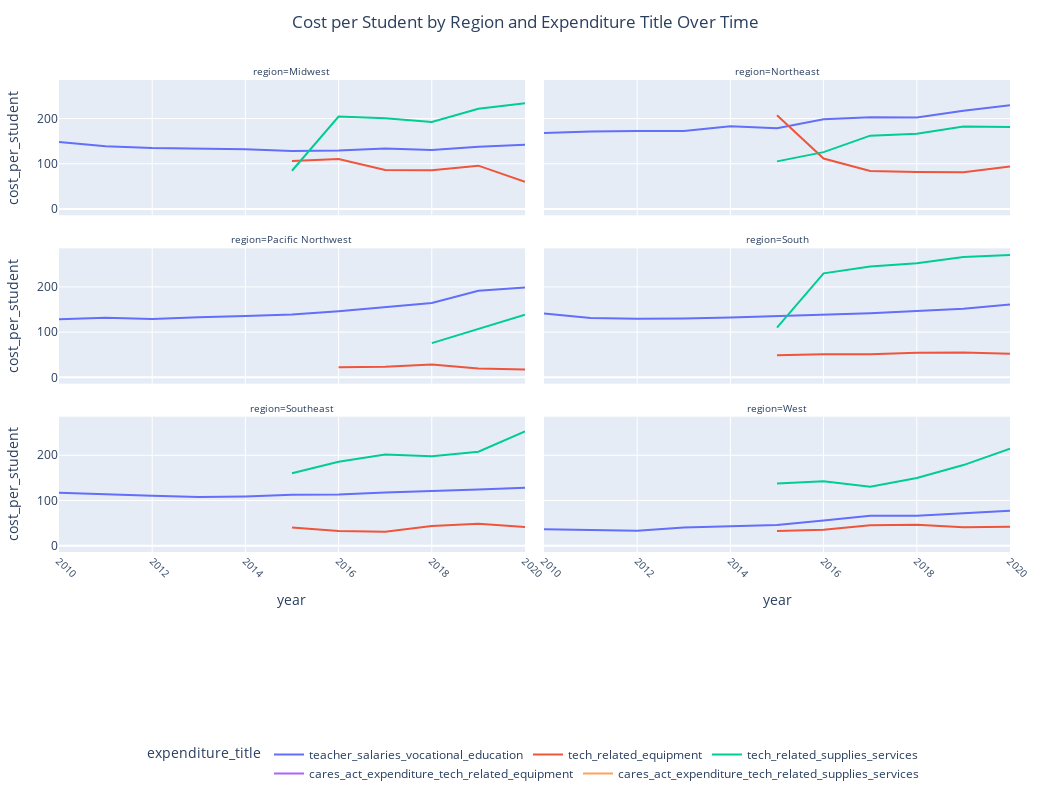

The cell this chart's notebook holds for it:
### Code cell
regional_cost_per_student_line_grid = make_line_plot_grid(
    regional_aggregations_w_exp_title,
    x='year',
    y='cost_per_student',
    color='expenditure_title',
    facet_col='region',
    facet_col_wrap=2,
    title='Cost per Student by Region and Expenditure Title Over Time'
)
regional_cost_per_student_line_grid.show()

### Figure 1 — Plotly figure (JSON) as saved in the notebook; plotly's stock layout.template omitted (floating-point values rounded to 4 significant figures)
{"data": [{"hovertemplate": "expenditure_title=teacher_salaries_vocational_education<br>region=Midwest<br>year=%{x}<br>cost_per_student=%{y}<extra></extra>", "legendgroup": "teacher_salaries_vocational_education", "line": {"color": "#636efa", "dash": "solid"}, "marker": {"symbol": "circle"}, "mode": "lines", "name": "teacher_salaries_vocational_education", "orientation": "v", "showlegend": true, "type": "scatter", "x": [2010, 2011, 2012, 2013, 2014, 2015, 2016, 2017, 2018, 2019, 2020], "xaxis": "x5", "y": [148.4, 138.9, 134.7, 133.7, 131.8, 128.2, 129.2, 133.6, 130.7, 137.6, 141.9], "yaxis": "y5"}, {"hovertemplate": "expenditure_title=teacher_salaries_vocational_education<br>region=Northeast<br>year=%{x}<br>cost_per_student=%{y}<extra></extra>", "legendgroup": "teacher_salaries_vocational_education", "line": {"color": "#636efa", "dash": "solid"}, "marker": {"symbol": "circle"}, "mode": "lines", "name": "teacher_salaries_vocational_education", "orientation": "v", "showlegend": false, "type": "scatter", "x": [2010, 2011, 2012, 2013, 2014, 2015, 2016, 2017, 2018, 2019, 2020], "xaxis": "x6", "y": [168.3, 171.5, 172.7, 172.4, 183.1, 178.7, 198.4, 202.8, 202.6, 217.4, 229.7], "yaxis": "y6"}, {"hovertemplate": "expenditure_title=teacher_salaries_vocational_education<br>region=Pacific Northwest<br>year=%{x}<br>cost_per_student=%{y}<extra></extra>", "legendgroup": "teacher_salaries_vocational_education", "line": {"color": "#636efa", "dash": "solid"}, "marker": {"symbol": "circle"}, "mode": "lines", "name": "teacher_salaries_vocational_education", "orientation": "v", "showlegend": false, "type": "scatter", "x": [2010, 2011, 2012, 2013, 2014, 2015, 2016, 2017, 2018, 2019, 2020], "xaxis": "x3", "y": [128.4, 131.9, 128.8, 133.1, 135.7, 138.8, 146.3, 155.2, 164.6, 191.3, 199.0], "yaxis": "y3"}, {"hovertemplate": "expenditure_title=teacher_salaries_vocational_education<br>region=South<br>year=%{x}<br>cost_per_student=%{y}<extra></extra>", "legendgroup": "teacher_salaries_vocational_education", "line": {"color": "#636efa", "dash": "solid"}, "marker": {"symbol": "circle"}, "mode": "lines", "name": "teacher_salaries_vocational_education", "orientation": "v", "showlegend": false, "type": "scatter", "x": [2010, 2011, 2012, 2013, 2014, 2015, 2016, 2017, 2018, 2019, 2020], "xaxis": "x4", "y": [141.4, 131.4, 129.7, 130.0, 132.3, 135.6, 139.1, 141.5, 146.7, 151.6, 160.8], "yaxis": "y4"}, {"hovertemplate": "expenditure_title=teacher_salaries_vocational_education<br>region=Southeast<br>year=%{x}<br>cost_per_student=%{y}<extra></extra>", "legendgroup": "teacher_salaries_vocational_education", "line": {"color": "#636efa", "dash": "solid"}, "marker": {"symbol": "circle"}, "mode": "lines", "name": "teacher_salaries_vocational_education", "orientation": "v", "showlegend": false, "type": "scatter", "x": [2010, 2011, 2012, 2013, 2014, 2015, 2016, 2017, 2018, 2019, 2020], "xaxis": "x", "y": [116.9, 112.9, 110.2, 107.4, 108.9, 112.4, 112.9, 117.8, 120.2, 124.0, 128.2], "yaxis": "y"}, {"hovertemplate": "expenditure_title=teacher_salaries_vocational_education<br>region=West<br>year=%{x}<br>cost_per_student=%{y}<extra></extra>", "legendgroup": "teacher_salaries_vocational_education", "line": {"color": "#636efa", "dash": "solid"}, "marker": {"symbol": "circle"}, "mode": "lines", "name": "teacher_salaries_vocational_education", "orientation": "v", "showlegend": false, "type": "scatter", "x": [2010, 2011, 2012, 2013, 2014, 2015, 2016, 2017, 2018, 2019, 2020], "xaxis": "x2", "y": [36.46, 34.38, 33.14, 40.18, 43.61, 45.72, 55.92, 65.99, 66.11, 71.42, 76.95], "yaxis": "y2"}, {"hovertemplate": "expenditure_title=tech_related_equipment<br>region=Midwest<br>year=%{x}<br>cost_per_student=%{y}<extra></extra>", "legendgroup": "tech_related_equipment", "line": {"color": "#EF553B", "dash": "solid"}, "marker": {"symbol": "circle"}, "mode": "lines", "name": "tech_related_equipment", "orientation": "v", "showlegend": true, "type": "scatter", "x": [2015, 2016, 2017, 2018, 2019, 2020], "xaxis": "x5", "y": [106.3, 110.6, 86.41, 85.86, 95.8, 60.25], "yaxis": "y5"}, {"hovertemplate": "expenditure_title=tech_related_equipment<br>region=Northeast<br>year=%{x}<br>cost_per_student=%{y}<extra></extra>", "legendgroup": "tech_related_equipment", "line": {"color": "#EF553B", "dash": "solid"}, "marker": {"symbol": "circle"}, "mode": "lines", "name": "tech_related_equipment", "orientation": "v", "showlegend": false, "type": "scatter", "x": [2015, 2016, 2017, 2018, 2019, 2020], "xaxis": "x6", "y": [207.4, 111.4, 84.1, 81.79, 81.49, 93.76], "yaxis": "y6"}, {"hovertemplate": "expenditure_title=tech_related_equipment<br>region=Pacific Northwest<br>year=%{x}<br>cost_per_student=%{y}<extra></extra>", "legendgroup": "tech_related_equipment", "line": {"color": "#EF553B", "dash": "solid"}, "marker": {"symbol": "circle"}, "mode": "lines", "name": "tech_related_equipment", "orientation": "v", "showlegend": false, "type": "scatter", "x": [2016, 2017, 2018, 2019, 2020], "xaxis": "x3", "y": [22.4, 23.11, 28.27, 19.3, 17.23], "yaxis": "y3"}, {"hovertemplate": "expenditure_title=tech_related_equipment<br>region=South<br>year=%{x}<br>cost_per_student=%{y}<extra></extra>", "legendgroup": "tech_related_equipment", "line": {"color": "#EF553B", "dash": "solid"}, "marker": {"symbol": "circle"}, "mode": "lines", "name": "tech_related_equipment", "orientation": "v", "showlegend": false, "type": "scatter", "x": [2015, 2016, 2017, 2018, 2019, 2020], "xaxis": "x4", "y": [49.05, 51.14, 51.23, 54.49, 55.02, 52.05], "yaxis": "y4"}, {"hovertemplate": "expenditure_title=tech_related_equipment<br>region=Southeast<br>year=%{x}<br>cost_per_student=%{y}<extra></extra>", "legendgroup": "tech_related_equipment", "line": {"color": "#EF553B", "dash": "solid"}, "marker": {"symbol": "circle"}, "mode": "lines", "name": "tech_related_equipment", "orientation": "v", "showlegend": false, "type": "scatter", "x": [2015, 2016, 2017, 2018, 2019, 2020], "xaxis": "x", "y": [40.41, 32.43, 31.04, 43.48, 48.55, 41.14], "yaxis": "y"}, {"hovertemplate": "expenditure_title=tech_related_equipment<br>region=West<br>year=%{x}<br>cost_per_student=%{y}<extra></extra>", "legendgroup": "tech_related_equipment", "line": {"color": "#EF553B", "dash": "solid"}, "marker": {"symbol": "circle"}, "mode": "lines", "name": "tech_related_equipment", "orientation": "v", "showlegend": false, "type": "scatter", "x": [2015, 2016, 2017, 2018, 2019, 2020], "xaxis": "x2", "y": [32.51, 35.34, 45.15, 46.52, 40.72, 41.92], "yaxis": "y2"}, {"hovertemplate": "expenditure_title=tech_related_supplies_services<br>region=Midwest<br>year=%{x}<br>cost_per_student=%{y}<extra></extra>", "legendgroup": "tech_related_supplies_services", "line": {"color": "#00cc96", "dash": "solid"}, "marker": {"symbol": "circle"}, "mode": "lines", "name": "tech_related_supplies_services", "orientation": "v", "showlegend": true, "type": "scatter", "x": [2015, 2016, 2017, 2018, 2019, 2020], "xaxis": "x5", "y": [84.56, 204.5, 200.7, 192.4, 221.8, 234.1], "yaxis": "y5"}, {"hovertemplate": "expenditure_title=tech_related_supplies_services<br>region=Northeast<br>year=%{x}<br>cost_per_student=%{y}<extra></extra>", "legendgroup": "tech_related_supplies_services", "line": {"color": "#00cc96", "dash": "solid"}, "marker": {"symbol": "circle"}, "mode": "lines", "name": "tech_related_supplies_services", "orientation": "v", "showlegend": false, "type": "scatter", "x": [2015, 2016, 2017, 2018, 2019, 2020], "xaxis": "x6", "y": [105.3, 125.7, 162.2, 166.3, 182.7, 181.4], "yaxis": "y6"}, {"hovertemplate": "expenditure_title=tech_related_supplies_services<br>region=Pacific Northwest<br>year=%{x}<br>cost_per_student=%{y}<extra></extra>", "legendgroup": "tech_related_supplies_services", "line": {"color": "#00cc96", "dash": "solid"}, "marker": {"symbol": "circle"}, "mode": "lines", "name": "tech_related_supplies_services", "orientation": "v", "showlegend": false, "type": "scatter", "x": [2018, 2020], "xaxis": "x3", "y": [75.6, 138.3], "yaxis": "y3"}, {"hovertemplate": "expenditure_title=tech_related_supplies_services<br>region=South<br>year=%{x}<br>cost_per_student=%{y}<extra></extra>", "legendgroup": "tech_related_supplies_services", "line": {"color": "#00cc96", "dash": "solid"}, "marker": {"symbol": "circle"}, "mode": "lines", "name": "tech_related_supplies_services", "orientation": "v", "showlegend": false, "type": "scatter", "x": [2015, 2016, 2017, 2018, 2019, 2020], "xaxis": "x4", "y": [109.9, 230.0, 245.0, 252.2, 265.9, 270.3], "yaxis": "y4"}, {"hovertemplate": "expenditure_title=tech_related_supplies_services<br>region=Southeast<br>year=%{x}<br>cost_per_student=%{y}<extra></extra>", "legendgroup": "tech_related_supplies_services", "line": {"color": "#00cc96", "dash": "solid"}, "marker": {"symbol": "circle"}, "mode": "lines", "name": "tech_related_supplies_services", "orientation": "v", "showlegend": false, "type": "scatter", "x": [2015, 2016, 2017, 2018, 2019, 2020], "xaxis": "x", "y": [160.0, 185.5, 201.4, 198.0, 207.8, 252.9], "yaxis": "y"}, {"hovertemplate": "expenditure_title=tech_related_supplies_services<br>region=West<br>year=%{x}<br>cost_per_student=%{y}<extra></extra>", "legendgroup": "tech_related_supplies_services", "line": {"color": "#00cc96", "dash": "solid"}, "marker": {"symbol": "circle"}, "mode": "lines", "name": "tech_related_supplies_services", "orientation": "v", "showlegend": false, "type": "scatter", "x": [2015, 2016, 2017, 2018, 2019, 2020], "xaxis": "x2", "y": [137.6, 142.6, 130.4, 149.6, 178.3, 214.5], "yaxis": "y2"}, {"hovertemplate": "expenditure_title=cares_act_expenditure_tech_related_equipment<br>region=Midwest<br>year=%{x}<br>cost_per_student=%{y}<extra></extra>", "legendgroup": "cares_act_expenditure_tech_related_equipment", "line": {"color": "#ab63fa", "dash": "solid"}, "marker": {"symbol": "circle"}, "mode": "lines", "name": "cares_act_expenditure_tech_related_equipment", "orientation": "v", "showlegend": true, "type": "scatter", "x": [2020], "xaxis": "x5", "y": [1.98], "yaxis": "y5"}, {"hovertemplate": "expenditure_title=cares_act_expenditure_tech_related_equipment<br>region=Northeast<br>year=%{x}<br>cost_per_student=%{y}<extra></extra>", "legendgroup": "cares_act_expenditure_tech_related_equipment", "line": {"color": "#ab63fa", "dash": "solid"}, "marker": {"symbol": "circle"}, "mode": "lines", "name": "cares_act_expenditure_tech_related_equipment", "orientation": "v", "showlegend": false, "type": "scatter", "x": [2020], "xaxis": "x6", "y": [2.846], "yaxis": "y6"}, {"hovertemplate": "expenditure_title=cares_act_expenditure_tech_related_equipment<br>region=Pacific Northwest<br>year=%{x}<br>cost_per_student=%{y}<extra></extra>", "legendgroup": "cares_act_expenditure_tech_related_equipment", "line": {"color": "#ab63fa", "dash": "solid"}, "marker": {"symbol": "circle"}, "mode": "lines", "name": "cares_act_expenditure_tech_related_equipment", "orientation": "v", "showlegend": false, "type": "scatter", "x": [2020], "xaxis": "x3", "y": [0.9417], "yaxis": "y3"}, {"hovertemplate": "expenditure_title=cares_act_expenditure_tech_related_equipment<br>region=South<br>year=%{x}<br>cost_per_student=%{y}<extra></extra>", "legendgroup": "cares_act_expenditure_tech_related_equipment", "line": {"color": "#ab63fa", "dash": "solid"}, "marker": {"symbol": "circle"}, "mode": "lines", "name": "cares_act_expenditure_tech_related_equipment", "orientation": "v", "showlegend": false, "type": "scatter", "x": [2020], "xaxis": "x4", "y": [2.405], "yaxis": "y4"}, {"hovertemplate": "expenditure_title=cares_act_expenditure_tech_related_equipment<br>region=West<br>year=%{x}<br>cost_per_student=%{y}<extra></extra>", "legendgroup": "cares_act_expenditure_tech_related_equipment", "line": {"color": "#ab63fa", "dash": "solid"}, "marker": {"symbol": "circle"}, "mode": "lines", "name": "cares_act_expenditure_tech_related_equipment", "orientation": "v", "showlegend": false, "type": "scatter", "x": [2020], "xaxis": "x2", "y": [2.639], "yaxis": "y2"}, {"hovertemplate": "expenditure_title=cares_act_expenditure_tech_related_supplies_services<br>region=Midwest<br>year=%{x}<br>cost_per_student=%{y}<extra></extra>", "legendgroup": "cares_act_expenditure_tech_related_supplies_services", "line": {"color": "#FFA15A", "dash": "solid"}, "marker": {"symbol": "circle"}, "mode": "lines", "name": "cares_act_expenditure_tech_related_supplies_services", "orientation": "v", "showlegend": true, "type": "scatter", "x": [2020], "xaxis": "x5", "y": [2.732], "yaxis": "y5"}, {"hovertemplate": "expenditure_title=cares_act_expenditure_tech_related_supplies_services<br>region=Northeast<br>year=%{x}<br>cost_per_student=%{y}<extra></extra>", "legendgroup": "cares_act_expenditure_tech_related_supplies_services", "line": {"color": "#FFA15A", "dash": "solid"}, "marker": {"symbol": "circle"}, "mode": "lines", "name": "cares_act_expenditure_tech_related_supplies_services", "orientation": "v", "showlegend": false, "type": "scatter", "x": [2020], "xaxis": "x6", "y": [5.481], "yaxis": "y6"}, {"hovertemplate": "expenditure_title=cares_act_expenditure_tech_related_supplies_services<br>region=Pacific Northwest<br>year=%{x}<br>cost_per_student=%{y}<extra></extra>", "legendgroup": "cares_act_expenditure_tech_related_supplies_services", "line": {"color": "#FFA15A", "dash": "solid"}, "marker": {"symbol": "circle"}, "mode": "lines", "name": "cares_act_expenditure_tech_related_supplies_services", "orientation": "v", "showlegend": false, "type": "scatter", "x": [2020], "xaxis": "x3", "y": [3.822], "yaxis": "y3"}, {"hovertemplate": "expenditure_title=cares_act_expenditure_tech_related_supplies_services<br>region=South<br>year=%{x}<br>cost_per_student=%{y}<extra></extra>", "legendgroup": "cares_act_expenditure_tech_related_supplies_services", "line": {"color": "#FFA15A", "dash": "solid"}, "marker": {"symbol": "circle"}, "mode": "lines", "name": "cares_act_expenditure_tech_related_supplies_services", "orientation": "v", "showlegend": false, "type": "scatter", "x": [2020], "xaxis": "x4", "y": [23.79], "yaxis": "y4"}, {"hovertemplate": "expenditure_title=cares_act_expenditure_tech_related_supplies_services<br>region=Southeast<br>year=%{x}<br>cost_per_student=%{y}<extra></extra>", "legendgroup": "cares_act_expenditure_tech_related_supplies_services", "line": {"color": "#FFA15A", "dash": "solid"}, "marker": {"symbol": "circle"}, "mode": "lines", "name": "cares_act_expenditure_tech_related_supplies_services", "orientation": "v", "showlegend": false, "type": "scatter", "x": [2020], "xaxis": "x", "y": [2.193], "yaxis": "y"}, {"hovertemplate": "expenditure_title=cares_act_expenditure_tech_related_supplies_services<br>region=West<br>year=%{x}<br>cost_per_student=%{y}<extra></extra>", "legendgroup": "cares_act_expenditure_tech_related_supplies_services", "line": {"color": "#FFA15A", "dash": "solid"}, "marker": {"symbol": "circle"}, "mode": "lines", "name": "cares_act_expenditure_tech_related_supplies_services", "orientation": "v", "showlegend": false, "type": "scatter", "x": [2020], "xaxis": "x2", "y": [5.273], "yaxis": "y2"}], "layout": {"annotations": [{"font": {"size": 10}, "showarrow": false, "text": "region=Southeast", "x": 0.245, "xanchor": "center", "xref": "paper", "y": 0.2867, "yanchor": "bottom", "yref": "paper"}, {"font": {"size": 10}, "showarrow": false, "text": "region=West", "x": 0.755, "xanchor": "center", "xref": "paper", "y": 0.2867, "yanchor": "bottom", "yref": "paper"}, {"font": {"size": 10}, "showarrow": false, "text": "region=Pacific Northwest", "x": 0.245, "xanchor": "center", "xref": "paper", "y": 0.6433, "yanchor": "bottom", "yref": "paper"}, {"font": {"size": 10}, "showarrow": false, "text": "region=South", "x": 0.755, "xanchor": "center", "xref": "paper", "y": 0.6433, "yanchor": "bottom", "yref": "paper"}, {"font": {"size": 10}, "showarrow": false, "text": "region=Midwest", "x": 0.245, "xanchor": "center", "xref": "paper", "y": 1.0, "yanchor": "bottom", "yref": "paper"}, {"font": {"size": 10}, "showarrow": false, "text": "region=Northeast", "x": 0.755, "xanchor": "center", "xref": "paper", "y": 1.0, "yanchor": "bottom", "yref": "paper"}], "height": 800, "hoverlabel": {"bgcolor": "white", "font": {"family": "Calibri", "size": 16}}, "legend": {"orientation": "h", "title": {"text": "expenditure_title"}, "tracegroupgap": 0, "x": 0.5, "xanchor": "center", "y": -0.5, "yanchor": "bottom"}, "margin": {"b": 200, "l": 40, "r": 40, "t": 80}, "title": {"text": "Cost per Student by Region and Expenditure Title Over Time", "x": 0.5, "xanchor": "center", "y": 0.98, "yanchor": "top"}, "width": 1050, "xaxis": {"anchor": "y", "domain": [0, 0.49], "tickangle": 45, "tickfont": {"size": 10}, "title": {"text": "year"}}, "xaxis2": {"anchor": "y2", "domain": [0.51, 1], "matches": "x", "tickangle": 45, "tickfont": {"size": 10}, "title": {"text": "year"}}, "xaxis3": {"anchor": "y3", "domain": [0, 0.49], "matches": "x", "showticklabels": false, "tickangle": 45, "tickfont": {"size": 10}}, "xaxis4": {"anchor": "y4", "domain": [0.51, 1], "matches": "x", "showticklabels": false, "tickangle": 45, "tickfont": {"size": 10}}, "xaxis5": {"anchor": "y5", "domain": [0, 0.49], "matches": "x", "showticklabels": false, "tickangle": 45, "tickfont": {"size": 10}}, "xaxis6": {"anchor": "y6", "domain": [0.51, 1], "matches": "x", "showticklabels": false, "tickangle": 45, "tickfont": {"size": 10}}, "yaxis": {"anchor": "x", "domain": [0, 0.2867], "title": {"text": "cost_per_student"}}, "yaxis2": {"anchor": "x2", "domain": [0, 0.2867], "matches": "y", "showticklabels": false}, "yaxis3": {"anchor": "x3", "domain": [0.3567, 0.6433], "matches": "y", "title": {"text": "cost_per_student"}}, "yaxis4": {"anchor": "x4", "domain": [0.3567, 0.6433], "matches": "y", "showticklabels": false}, "yaxis5": {"anchor": "x5", "domain": [0.7133, 1.0], "matches": "y", "title": {"text": "cost_per_student"}}, "yaxis6": {"anchor": "x6", "domain": [0.7133, 1.0], "matches": "y", "showticklabels": false}}}
